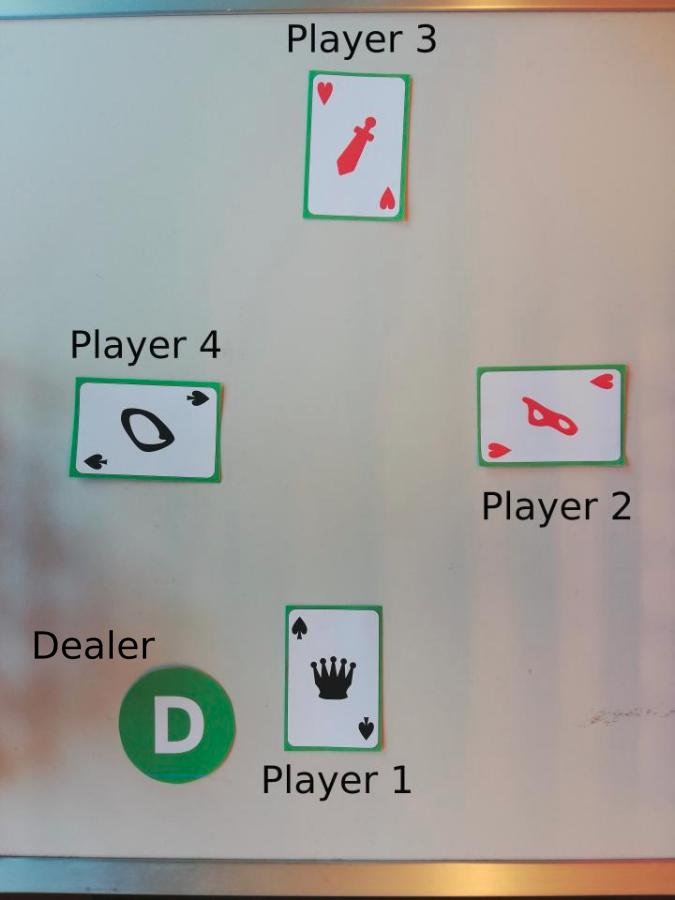
#> input picture Project/media/example_round.jpg, 675 x 900 px
$ python -i extract.py   (imports and definitions only)
#> lines starting #> are read from the running program, lines starting #| are printed output that depends on the picture; after the words box and inside, x2 and y2 are one past the last pixel; in counts of white or black regions, pixels touching at a corner belong together
import cv2
import numpy as np
import matplotlib.pyplot as plt
from scipy.spatial.distance import cdist


def get_color_pixels(image, color):
    """
    Function returning a mask containing all pixels in image with a desired color.

    Args:
        image::[np.array]
            Image we want to create the color mask of.
        color::[str]
            String containing either 'red' or 'black' or 'green' and describing which pixels we want to mask in the image.
    Returns:
        mask::[np.array]
            Binary mask containing 0 for pixels which do not match the desired color and 1 for those which match.
    """
    image_hsv = cv2.cvtColor(image, cv2.COLOR_BGR2HSV)

    if color == "black":
        return cv2.inRange(image_hsv, (0, 0, 0), (180, 255, 50))

    elif color == "green":
        return cv2.inRange(image_hsv, (40, 50, 30), (75, 255, 255))

    elif color == "red":
        mask1 = cv2.inRange(image_hsv, (0, 70, 50), (10, 255, 255))
        mask2 = cv2.inRange(image_hsv, (170, 70, 50), (180, 255, 255))
        return cv2.bitwise_or(mask1, mask2)

    else:
        raise ValueError(f"Color parameter must be one of 'black', 'green', 'red'. Got: {color}")


class Extractor():
    """
    Class collecting all necessary steps to extract dealer, cards, figures and suits bounding boxes and cropped images
    from the whole round input image.
    """

    def __init__(self, hough_circles_parameters = (50, 30), canny_thresholds = (25, 100), sigma_gaussian_blur = 5,
                 smaller_card_side_range = (400, 700), larger_card_size_range = (600, 900),
                 nms_threshold = 0.3, same_component_tolerance = 0, min_size = 2000, median_filter_size = 7,
                 figure_suits_crop_margin = 70, min_distance_figure_component = 0.1, max_distance_figure_component = 0.5):
        """
        Constructor of FiguresSuitsClassifier. Stores plently of parameters needed to be tuned to effectively extract the
        dealer, cards, figures and suits of interest from the input image.

        Args:
            hough_circles_parameters::[tuple]
                Tuple containing (param1, param2) of cv2.HoughCircles.
            canny_thresholds::[tuple]
                Thresholds used by the Canny Edge Detector when isolating the cards from the rest of the image.
            sigma_gaussian_blur::[float]
                Standard deviation of the gaussian blur used on the output of the Canny Edge Detector
                when isolating the cards from the rest of the image. Needed to close the cards contours.
            smaller_card_side_range::[tuple]
                Tuple containing (min_smaller_size_length, max_smaller_size_length) describing the range of width or
                height that a bounding box can have on its smaller size to be considered a card.
            larger_card_size_range::[tuple]
                Tuple containing (min_larger_size_length, max_larger_size_length) describing the range of width or
                height that a bounding box can have on its larger size to be considered a card.
            nms_threshold::[float]
                Non-Maximum Suppression threshold to used when removing several bounding boxes for the same card.
            same_component_tolerance::[float]
                Tolerance in number of pixels in the inequality check to decide if components are close enough to
                be merged into one component.
            min_size::[int]
                Min are in number of pixels that a component must span for it to be considered not noise.
            median_filter_size::[int]
                Size of the median filter used to remove imperfections from color mask generated when segmenting suits
                and figures.
            figure_suits_crop_margin::[int]
                Number of additional pixels to include as margin when cropping a bounding box for the suit or figure from
                the image.
            min_distance_figure_component::[float]
                Minumum distance that the centroid of a connected component must be at for it to be considered part of the
                figure rather than part of the suit.
            max_distance_figure_component::[float]
                Maximum distance that the centroid of a connected component must be at for it to be considered part of the
                figure rather than part of the suit.
        Returns:
            None
        """
        # Parameters used to extract dealer circle.
        self.hough_circles_parameters = hough_circles_parameters

        # Parameters used to extract cards.
        self.canny_thresholds = canny_thresholds
        self.sigma_gaussian_blur = sigma_gaussian_blur
        self.smaller_card_side_range = (min(smaller_card_side_range), max(smaller_card_side_range))
        self.larger_card_size_range  = (min(larger_card_size_range ), max(larger_card_size_range ))
        self.nms_threshold = nms_threshold

        # Parameters used to extract figures and suits.
        self.same_component_tolerance = same_component_tolerance
        self.min_size  = min_size
        self.median_filter_size = median_filter_size
        self.figure_suits_crop_margin = figure_suits_crop_margin
        self.min_distance_figure_component = min_distance_figure_component
        self.max_distance_figure_component = max_distance_figure_component


    def __call__(self, image):
        """
        Special function simply calling self._extract.
        Args:
            image::[np.array]
                See image parameter in _extract method.
        Returns:
            dealer_data::[dict]
                See returned value in _extract method.
            cards::[dict]
                See returned value in _extract method.
            figures_suits::[dict]
                See returned value in _extract method.
        """
        return self._extract(image)


    def _extract(self, image):
        """
        Function extracting the dealer, the cards, the figures and suits from the image. Both cropped images and
        bounding boxes are returned.

        Args:
            image::[np.array]
                Image we want to extract the dealer, the cards, the figures and suits from.
        Returns:
            dealer_data::[dict]
                Dictionary containing the position and bounding box of the dealer circle and prediction for the
                dealer player.
            cards::[dict]
                Dictionary containing, for each player, the bounding box and cropped image of the his card.
            figures_suits::[dict]
                Dictionary containing, for each player, the bounding box, color and cropped image of the suits and
                figure in his card.
        """
        dealer_data   = self._extract_dealer(image)
        cards         = self._extract_cards(image, dealer_data['circle'])
        figures_suits = self._extract_figures_suits(cards)

        return dealer_data, cards, figures_suits


    def _extract_dealer(self, image):
        """
        Function extracting the dealer from the image. The position and bounding box of the dealer circle as well
        as prediction for the dealer player are returned.

        Args:
            image::[np.array]
                Image we want to extract the dealer from.
        Returns:
            dealer_data::[dict]
                Dictionary containing the position and bounding box of the dealer circle and prediction for the
                dealer player.
        """
        green_mask  = get_color_pixels(image, "green")

        # Extract circle.
        circles = cv2.HoughCircles(green_mask, cv2.HOUGH_GRADIENT, dp = 1,
                                   minDist = np.inf,
                                   param1  = self.hough_circles_parameters[0],
                                   param2  = self.hough_circles_parameters[1])

        circles = np.uint16(np.around(circles))

        # Take the only circle detected, as we put a high minimum distance.
        column, row, radius = circles[0][0]

        # Determine which player is dealer.
        dealer_player = self._associate_point_to_player(image, (row, column))

        return {'circle': (column, row, radius), 'player': dealer_player,
                'bbox': (column - radius, row - radius, 2 * radius, 2 * radius)}


    def _extract_cards(self, image, dealer_circle):
        """
        Function extracting the cards from the image. The bounding box and cropped image of the cards are returned.

        Args:
            image::[np.array]
                Image we want to extract the dealer from.
        Returns:
            cards::[dict]
                Dictionary containing, for each player, the bounding box and cropped image of the his card.
        """
        column, row, radius = dealer_circle

        gradient = cv2.Canny(image, *self.canny_thresholds)

        gradient_no_circle         = cv2.circle(gradient, (column, row), int(radius * 1.1), (0, 0, 0), cv2.FILLED)
        gradient_no_circle_blurred = cv2.GaussianBlur(gradient_no_circle, None, sigmaX = self.sigma_gaussian_blur)

        contours, _ = cv2.findContours(gradient_no_circle_blurred, cv2.RETR_LIST, cv2.CHAIN_APPROX_SIMPLE)

        bounding_boxes = []
        for contour in contours:
            bbox = cv2.boundingRect(contour)
            if self._bbox_can_be_card(bbox):
                bounding_boxes.append(bbox)

        indices = cv2.dnn.NMSBoxes(bounding_boxes, [w*h for _, _, w, h in bounding_boxes], 0, self.nms_threshold)
        bounding_boxes = [bbox for idx, bbox in enumerate(bounding_boxes) if idx in indices]

        cards = {}
        for bbox in bounding_boxes:
            player = self._associate_bbox_to_player(image, bbox)
            column, row, width, height = bbox
            card_image = image[row:row+height, column:column+width]
            card_image = np.rot90(card_image, 1-player)

            cards[player] = {'image': card_image, 'bbox': bbox}

        return cards


    def _bbox_can_be_card(self, bbox):
        """
        Function returning a boolean describing if the bounding box passed as parameter has width and height compatible
        with that of a card.

        Args:
            bbox::[tuple]
                Tuple with (col, row, width, height) describing the bounding box we want to test if it can be a card.
        Returns:
            can_be_card::[boolean]
                Boolean describing if the bounding box passed as parameter has width and height compatible with that of a card.
        """
        _, _, width, height = bbox

        width_in_smaller_range = self.smaller_card_side_range[0] <= width <= self.smaller_card_side_range[1]
        width_in_larger_range  = self.larger_card_size_range [0] <= width <= self.larger_card_size_range [1]

        height_in_smaller_range = self.smaller_card_side_range[0] <= height <= self.smaller_card_side_range[1]
        height_in_larger_range  = self.larger_card_size_range [0] <= height <= self.larger_card_size_range [1]

        return (width_in_smaller_range and height_in_larger_range) or (width_in_larger_range and height_in_smaller_range)


    def _associate_point_to_player(self, image, point):
        """
        Function associating for any point in an image a player by computing the distance of the point from the middle of
        each edge of the image.

        Args:
            image::[np.array]
                Image containing the point that we want to associate to a player.
            point::[tuple]
                Tuple of (row, col) containing the coordinates of the point we want to associate to a player.
        Returns:
            player::[int]
                The player closest to the point to which the point got assigned.
        """
        image_rows, image_columns = image.shape[0], image.shape[1]
        point_row , point_column  = point

        player_points = [(image_rows, image_columns / 2), (image_rows / 2, image_columns), (0, image_columns / 2), (image_rows / 2, 0)]

        distances = cdist(player_points, [point])

        player = np.argmin(distances) + 1

        return player


    # [19 lines left out: function _associate_bbox_to_player, not called in this run]


    def _extract_figures_suits(self, cards):
        """
        Function extracting the figures and suits from the each player's card. Both cropped images and bounding boxes
        are returned, as well as the color of the suits and figure.

        Args:
            cards::[dict]
                Dictionary containing, for each player, the bounding box and cropped image of the his card.
        Returns:
            figures_suits::[dict]
                Dictionary containing, for each player, the bounding box, color and cropped image of the suits and
                figure in his card.
        """
        figures_suits = {}

        for player, card_data in cards.items():
            card = card_data["image"]

            red_mask   = get_color_pixels(card, "red")
            black_mask = get_color_pixels(card, "black")
            color      = "red" if red_mask.sum() > black_mask.sum() else "black"

            mask       = red_mask if color == 'red' else black_mask

            mask = cv2.medianBlur(mask, self.median_filter_size)

            new_mask = self._get_objects_from_mask(mask)
            labels   = np.unique(new_mask)

            stats = []
            for label in labels:

                # Background
                if label == 0:
                    continue

                rows, cols       = np.where(new_mask == label)
                centroid         = np.mean(rows), np.mean(cols)
                min_row, max_row = np.min (rows), np.max (rows)
                min_col, max_col = np.min (cols), np.max (cols)

                diagonal_length = card.shape[0] ** 2 + card.shape[1] ** 2

                stats.append({'distance': np.sum(np.square(centroid)) / diagonal_length, 'area': len(rows),
                              'min_row': min_row, 'max_row': max_row,
                              'min_col': min_col, 'max_col': max_col})


            object_top_left     = min(stats, key = lambda elem: elem['distance'])
            object_bottom_right = max(stats, key = lambda elem: elem['distance'])

            suit_object = object_top_left if object_top_left['area'] > object_bottom_right['area'] else object_bottom_right
            suit_symbol = self._crop_element_with_margins(card,
                                                          (suit_object['min_row'], suit_object['max_row']),
                                                          (suit_object['min_col'], suit_object['max_col']),
                                                          self.figure_suits_crop_margin)

            figure_object = {'min_row': np.inf, 'max_row': -np.inf, 'min_col': np.inf, 'max_col': -np.inf}
            for elem in stats:
                if elem not in [object_top_left, object_bottom_right] and \
                   self.min_distance_figure_component < elem['distance'] < self.max_distance_figure_component:
                    figure_object['min_row'] = min(figure_object['min_row'], elem['min_row'])
                    figure_object['min_col'] = min(figure_object['min_col'], elem['min_col'])
                    figure_object['max_row'] = max(figure_object['max_row'], elem['max_row'])
                    figure_object['max_col'] = max(figure_object['max_col'], elem['max_col'])


            figure_symbol = self._crop_element_with_margins(card,
                                                            (figure_object['min_row'], figure_object['max_row']),
                                                            (figure_object['min_col'], figure_object['max_col']),
                                                            self.figure_suits_crop_margin)

            figures_suits[player] = {"figure": figure_symbol, "suit": suit_symbol, "color": color}

            for key, object_to_bbox in zip(["bbox_figure", "bbox_suit_1", "bbox_suit_2"], [figure_object, object_top_left, object_bottom_right]):
                width  = object_to_bbox["max_col"] - object_to_bbox["min_col"]
                height = object_to_bbox["max_row"] - object_to_bbox["min_row"]
                figures_suits[player][key] = (object_to_bbox["min_col"], object_to_bbox["min_row"], width, height)

        return figures_suits


    # [109 lines left out: functions _crop_element_with_margins, _detect_same_object, _get_objects_from_mask, not called in this run]

>>> import cv2
>>> picture = cv2.imread('../media/example_round.jpg')
#> picture is the input picture: shape (900, 675, 3); mean B, G, R 154.9, 159, 160
>>> result = Extractor()(picture)
#> in get_color_pixels, `image_hsv = cv2.cvtColor(image, cv2.COLOR_BGR2HSV)`: image_hsv: shape (900, 675, 3); mean H, S, V 54.3, 33.6, 168.6
#> in get_color_pixels, `return cv2.inRange(image_hsv, (40, 50, 30), (75, 255, 255))`:
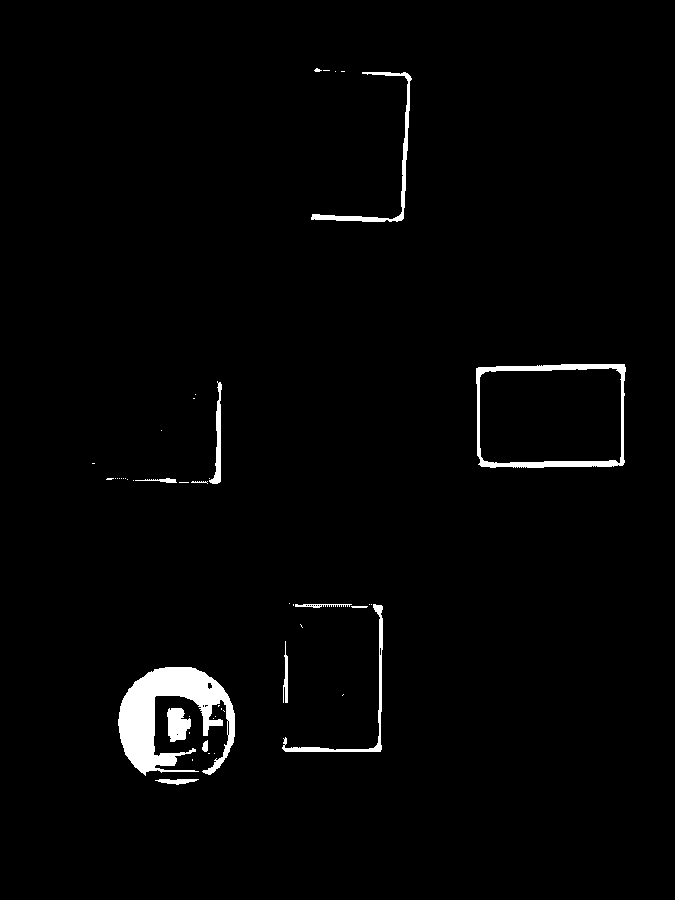
#> returned value: shape (900, 675); 2% white; 48 white regions (34 under 20 px), largest, box (x1, y1, x2, y2) and area: (118, 667, 235, 776) 6160, (476, 364, 626, 468) 2207, (311, 72, 412, 222) 1102
#> in _extract_dealer, `circles = cv2.HoughCircles(green_mask, cv2.HOUGH_GRADIENT, dp = 1, min..`: circles = [[176.5, 724.5, 59.2]]
#> in _extract_dealer, `circles = np.uint16(np.around(circles))`: circles = [[176, 724, 59]]
#> in _extract_dealer, `column, row, radius = circles[0][0]`: column = 176; row = 724; radius = 59
#> in _associate_point_to_player, `point_row , point_column  = point`: point_row = 724; point_column = 176
#> in _associate_point_to_player, `distances = cdist(player_points, [point])`: distances = [238.9, 569.3, 741.8, 325.7]
#> in _associate_point_to_player, `player = np.argmin(distances) + 1`: player = 1
#> in _extract, `dealer_data   = self._extract_dealer(image)`: dealer_data = {'circle': (176, 724, 59), 'player': 1, 'bbox': (117, 665, 118, 118)}
#> in _extract_cards, `column, row, radius = dealer_circle`: column = 176; row = 724; radius = 59
#> in _extract_cards, `gradient = cv2.Canny(image, *self.canny_thresholds)`:
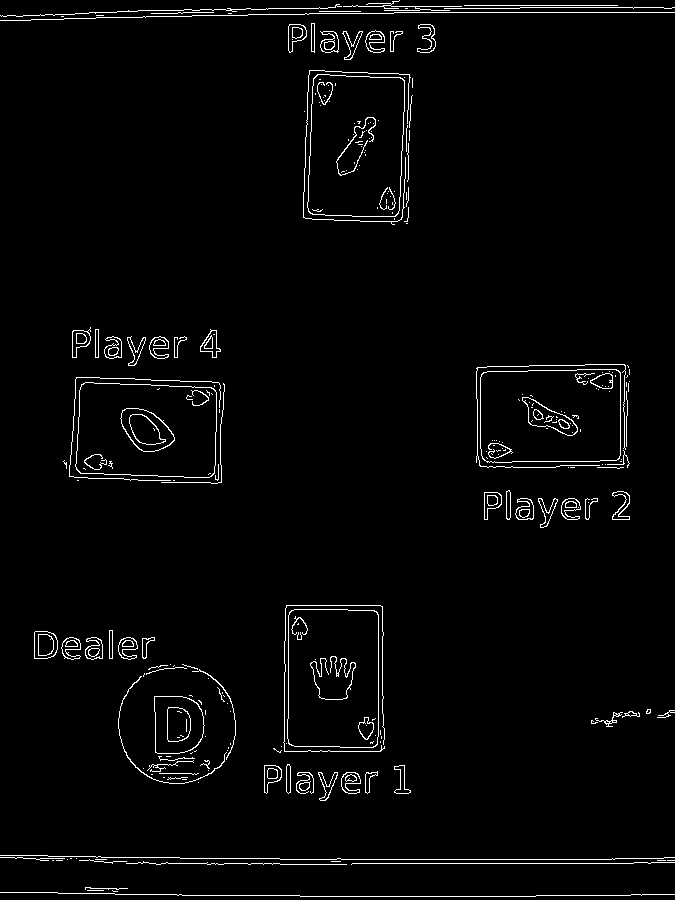
#> gradient: shape (900, 675); 2.5% white in thin lines or dots
#> in _extract_cards, `gradient_no_circle         = cv2.circle(gradient, (column, row), int(r..`:
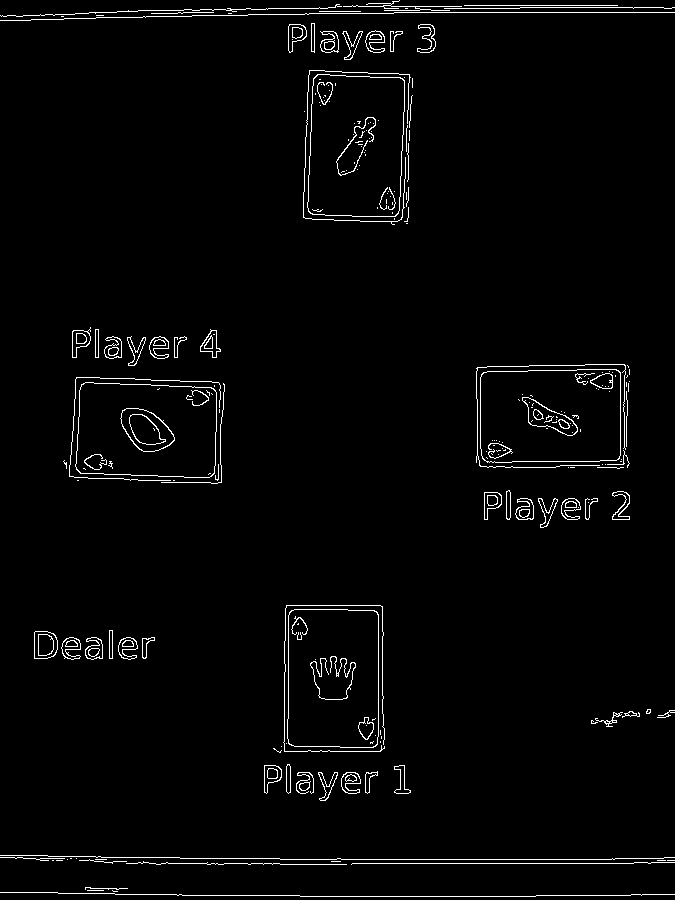
#> gradient_no_circle: shape (900, 675); 2.3% white in thin lines or dots
#> in _extract_cards, `gradient_no_circle_blurred = cv2.GaussianBlur(gradient_no_circle, None..`:
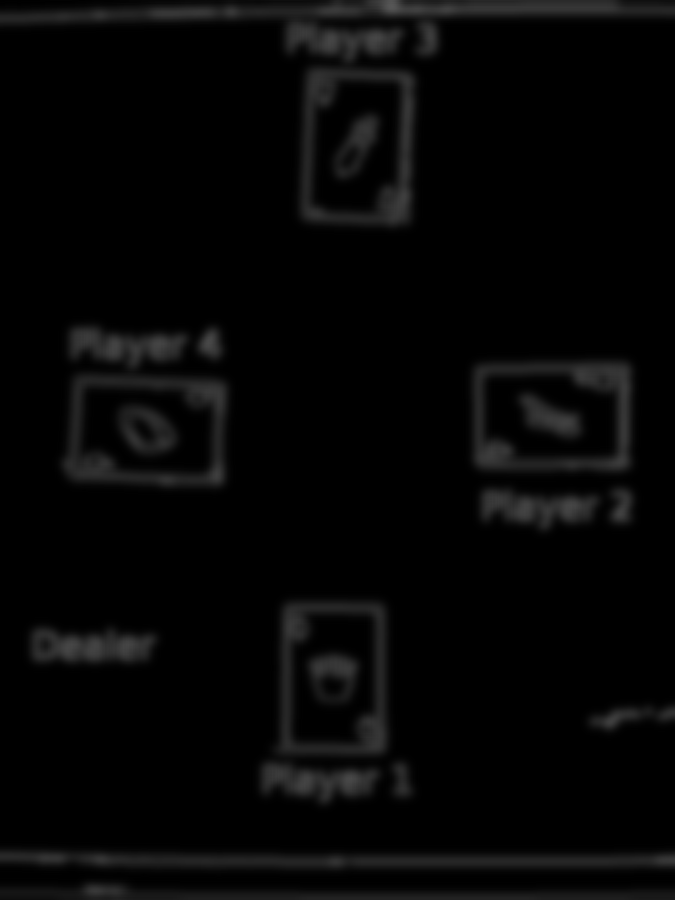
#> gradient_no_circle_blurred: shape (900, 675); min 0, max 86, mean 5.9
#> in _extract_cards, `contours, _ = cv2.findContours(gradient_no_circle_blurred, cv2.RETR_LI..`: contours = 155 contours, 62 with area under 20; largest, box (x1, y1, x2, y2) and area: (0, 0, 675, 236) 46264, (0, 841, 675, 900) 33070, (462, 350, 642, 539) 30699, (52, 316, 239, 496) 29394, (252, 593, 422, 813) 28174
#> the loop in _extract_cards, `for contour in contours:` made 155 passes
#> (bbox, width in _bbox_can_be_card, height in _bbox_can_be_card, width_in_smaller_range in _bbox_can_be_card, width_in_larger_range in _bbox_can_be_card) on passes 1 to 3: ((299, 882, 238, 3), 238, 3, False, False), ((535, 881, 97, 3), 97, 3, False, False), ((179, 881, 122, 3), 122, 3, False, False)
#> after the loop in _extract_cards, `for contour in contours:`: bounding_boxes = []
#> in _extract_cards, `indices = cv2.dnn.NMSBoxes(bounding_boxes, [w*h for _, _, w, h in boun..`: indices = ()
#> after the loop in _extract_cards, `for bbox in bounding_boxes:`: cards = 0 items
